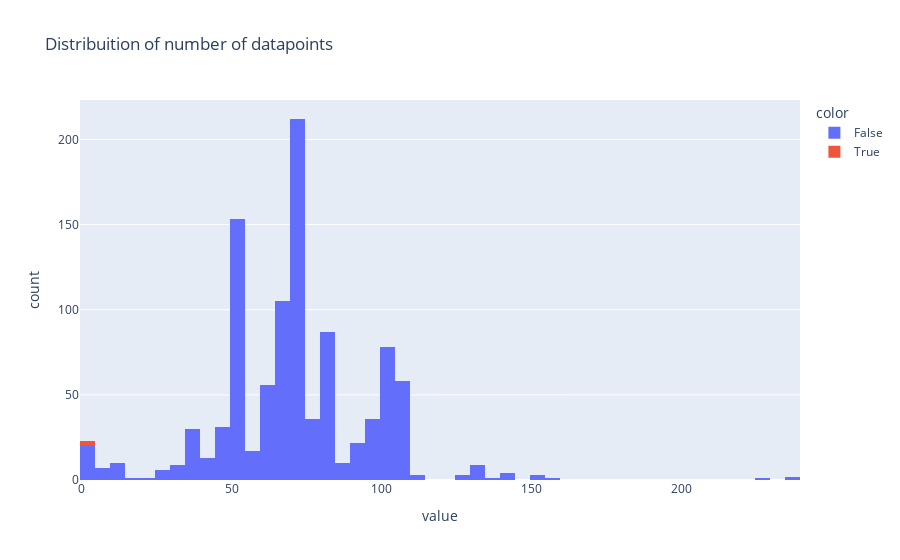

This figure's notebook cell:
### Code cell
px.histogram(dataframe_continuo['DataPoints'], title='Distribuition of number of datapoints',
             color=dataframe_continuo['DataContinuity'])

### Figure 1 — Plotly figure (JSON) as saved in the notebook; plotly's stock layout.template omitted (floating-point values rounded to 4 significant figures; data arrays with more than 128 entries replaced by an {"elided": "..."} marker saying what was removed)
{"data": [{"alignmentgroup": "True", "bingroup": "x", "hovertemplate": "color=False<br>value=%{x}<br>count=%{y}<extra></extra>", "legendgroup": "False", "marker": {"color": "#636efa", "pattern": {"shape": ""}}, "name": "False", "offsetgroup": "False", "orientation": "v", "showlegend": true, "x": {"elided": "1025 int values"}, "xaxis": "x", "yaxis": "y", "type": "histogram"}, {"alignmentgroup": "True", "bingroup": "x", "hovertemplate": "color=True<br>value=%{x}<br>count=%{y}<extra></extra>", "legendgroup": "True", "marker": {"color": "#EF553B", "pattern": {"shape": ""}}, "name": "True", "offsetgroup": "True", "orientation": "v", "showlegend": true, "x": [2, 2, 2], "xaxis": "x", "yaxis": "y", "type": "histogram"}], "layout": {"xaxis": {"anchor": "y", "domain": [0.0, 1.0], "title": {"text": "value"}}, "yaxis": {"anchor": "x", "domain": [0.0, 1.0], "title": {"text": "count"}}, "legend": {"title": {"text": "color"}, "tracegroupgap": 0}, "title": {"text": "Distribuition of number of datapoints"}, "barmode": "relative"}}
